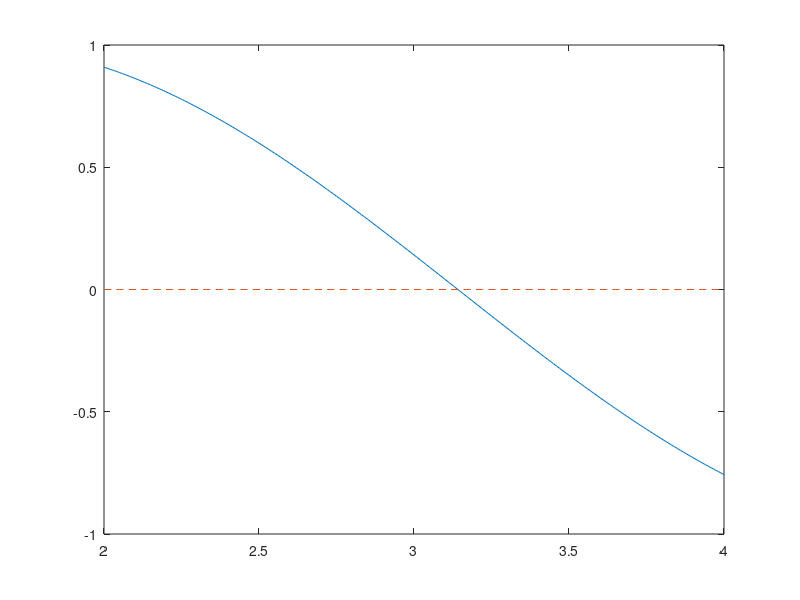
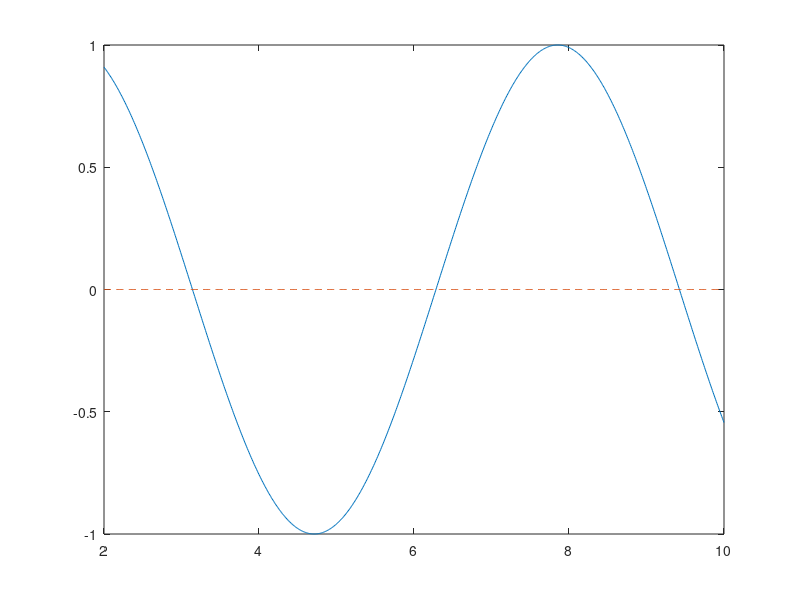

These figures' MATLAB source, in order:
% clear workspace
clc
clear
format long

who
% Gives Details regarding size space allocation and the class of the
% variables

% === Self Notes ===
%diary
% Record sessions from matlab
%dairy off
% Stop the recording of the session
% -- dairy on --
% Continue the recording of the Session
% doc plot 
% Show document of "plot"

% Checking Variables
% % error = abs(endingRangeQ1 - startingRange ) - errorTolerance
% % endingRangeQ1 
% % startingRange
% % output = (endingRangeQ1 + startingRange) / 2

% --- Self Notes ---

% === Question Notes ===

% 1. Test function by computing the root of sin(x) using an initial range of
% [2,4]

% 2. in the range [2 , 10 ] there are three roots of sin(x)
% Using that range, use your function to compute the root.
% will function be able to find the other two roots?explain

% 3. if success return both roots and the number of iterations needed

% 4. if !( f(a) * f(b) < 0 ) return an error with error function

% --- Question Notes End ---


% ===== Variables =====

startingRange = 2 ;
endingRangeQ1 = 4;
endingRangeQ2 = 10;

midPointQ1 = (startingRange + endingRangeQ1 ) / 2 ;
midPointQ2 = (startingRange + endingRangeQ2 ) / 2 ;

plottingIncrement = 1e-2;
%

errorTolerance = 1e-6 ;
% b-a < errorCriteria

iterationLimit  = 1000;
% if numbers of iterations exceeds 1000 return error using eror function

% ===== Variables End =====
% 
% % === Plot Start ===

% Q1 
x = startingRange : plottingIncrement : endingRangeQ1; 
y = sin(x);  
x2 = startingRange : plottingIncrement :  endingRangeQ1 ;
y2 = x2 * 0 ;
figure(1)
plot(x , y , "-" , x2 , y2 , " --")

% Q2
x = startingRange : plottingIncrement : endingRangeQ2 ;
y = sin(x);
x2 = startingRange : plottingIncrement :endingRangeQ2 ; 
y2 = x2 * 0 ;
figure(2)
plot(x , y , "-" , x2 , y2 , " --")
% --- Plot End ---%


% === Q1 === 
for q = 1 : iterationLimit 
    if sin(startingRange) * sin(midPointQ1) < 0 
        endingRangeQ1 = midPointQ1; 
    elseif sin(endingRangeQ1) * sin(midPointQ1) < 0 
        startingRange = midPointQ1; 
    end 
    if abs(endingRangeQ1 - startingRange ) < errorTolerance
       fprintf("Q1 Success")
       iterationRounds = q
       root = (endingRangeQ1 + startingRange )/ 2  
       break; 
    elseif abs(endingRangeQ1 - startingRange ) > errorTolerance && q == iterationLimit
        error( "Iterations Exceeded" )
    end
    midPointQ1 = (startingRange + endingRangeQ1 ) / 2 ;
end
% --- Q1 ---

startingRange = 2 ;

% === Q2 === 
for q = 1 : iterationLimit  
    if sin(startingRange) * sin(midPointQ2) < 0 
        endingRangeQ2 = midPointQ2; 
    elseif sin(endingRangeQ2) * sin(midPointQ2) < 0 
        startingRange = midPointQ2; 
    end 
    if abs(endingRangeQ2 - startingRange ) < errorTolerance
       fprintf("Q2 Success")
       iterationRounds = q
       root = (endingRangeQ2 + startingRange )/ 2  
       break; 
    elseif abs(endingRangeQ2 - startingRange ) > errorTolerance && q == iterationLimit
        error( "Iterations Exceeded" )
    end
    midPointQ2 = (startingRange + endingRangeQ2 ) / 2 ;
end
% --- Q2 ---

% TODO Q2's written answer?